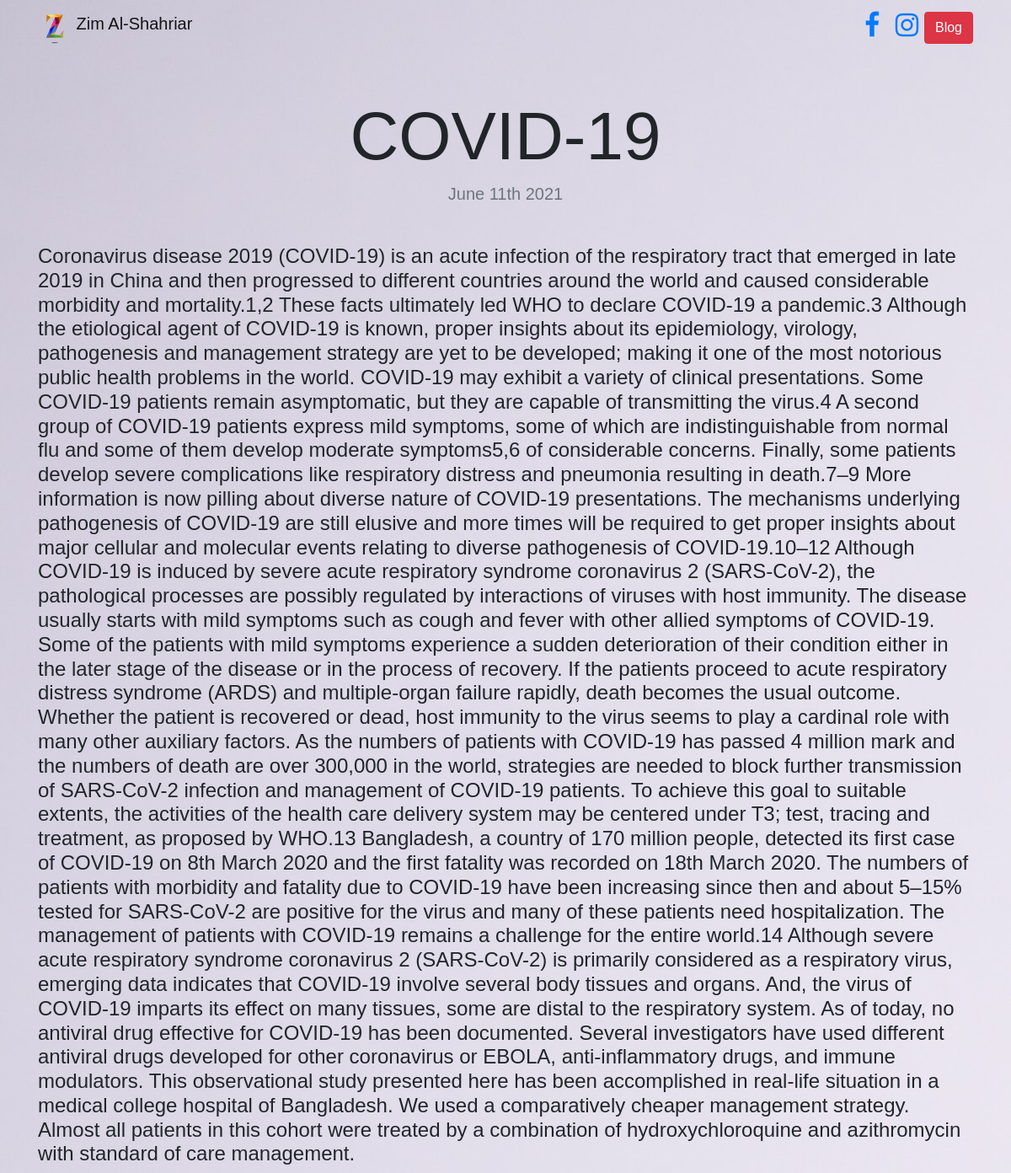
The page /blog/6/ on the database its author committed.
### blog/models.py (models this page shows, shortened)
class Blog(models.Model):
    title = models.CharField(max_length=200)
    description = models.TextField()
    date = models.DateField()

### blog/views.py (the view)
# urls.py: path('<int:blog_id>/', views.detail, name='detail'),
def detail(request, blog_id):
    blog = get_object_or_404(Blog, pk=blog_id)
    return render(request, 'blog/detail.html', {'blog': blog})

### blog/templates/blog/detail.html
{% extends 'portfolio/base.html' %}
{% load static %}
{% block content %}
<h1 class="text-center mt-5" id="blogdetailtitle">{{ blog.title }}</h1>
<h5 class="text-center text-muted mb-5">{{ blog.date|date:'F jS Y' }}</h5>
<h4>{{ blog.description|safe }}</h4>
<body id="bg" style="background-image: url({% static 'portfolio/pexels-alena-shekhovtcova-6940987.jpg' %})"></body>
{% endblock %}

### portfolio/static/portfolio/custom.css (style rules this page uses)
body { font-family: "Gill Sans", sans-serif; }
@media (min-width: 992px) { #blogdetailtitle { font-size: 5rem; } }

### rows shown on the page
Blog: title "COVID-19", date "June 11th 2021", description "Coronavirus disease 2019 (COVID-19) is an acute infection of the respiratory tract that emerged in late 2019 in China and then progressed to different countries around the world and caused considerable morbidity and mortality.1,2 These facts ultimately led WHO to declare COVID-19 a pandemic.3 Although the etiological agent of COVID-19 is known, proper insights about its epidemiology, virology, pathogenesis and management strategy are yet to be developed; making it one of the most notorious public health problems in the world. COVID-19 may exhibit a variety of clinical presentations. Some COVID-19 patients remain asymptomatic, but they are capable of transmitting the virus.4 A second group…"
